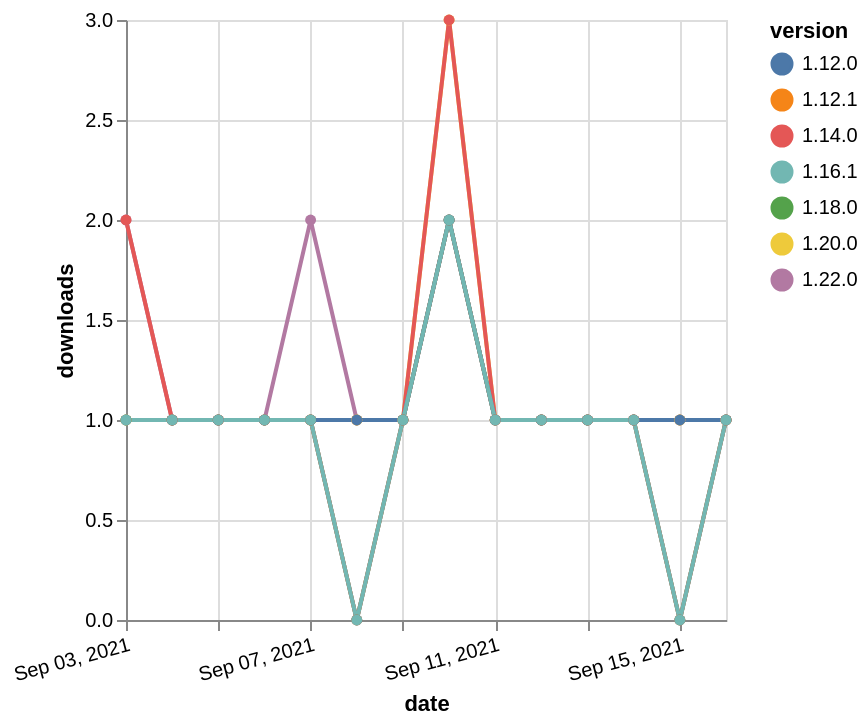

This figure's Vega-Lite source:
### Vega-Lite specification from a JSON file in a GitHub repository (floating-point values rounded to 4 significant figures)
{"$schema": "https://vega.github.io/schema/vega-lite/v5.json", "description": "A simple bar chart with embedded data.", "data": {"values": [{"date": "2021-09-03", "total": 167, "delta": 1, "version": "1.18.0"}, {"date": "2021-09-04", "total": 168, "delta": 1, "version": "1.18.0"}, {"date": "2021-09-05", "total": 169, "delta": 1, "version": "1.18.0"}, {"date": "2021-09-06", "total": 170, "delta": 1, "version": "1.18.0"}, {"date": "2021-09-07", "total": 171, "delta": 1, "version": "1.18.0"}, {"date": "2021-09-08", "total": 171, "delta": 0, "version": "1.18.0"}, {"date": "2021-09-09", "total": 172, "delta": 1, "version": "1.18.0"}, {"date": "2021-09-10", "total": 174, "delta": 2, "version": "1.18.0"}, {"date": "2021-09-11", "total": 175, "delta": 1, "version": "1.18.0"}, {"date": "2021-09-12", "total": 176, "delta": 1, "version": "1.18.0"}, {"date": "2021-09-13", "total": 177, "delta": 1, "version": "1.18.0"}, {"date": "2021-09-14", "total": 178, "delta": 1, "version": "1.18.0"}, {"date": "2021-09-15", "total": 178, "delta": 0, "version": "1.18.0"}, {"date": "2021-09-16", "total": 179, "delta": 1, "version": "1.18.0"}, {"date": "2021-09-03", "total": 128, "delta": 2, "version": "1.22.0"}, {"date": "2021-09-04", "total": 129, "delta": 1, "version": "1.22.0"}, {"date": "2021-09-05", "total": 130, "delta": 1, "version": "1.22.0"}, {"date": "2021-09-06", "total": 131, "delta": 1, "version": "1.22.0"}, {"date": "2021-09-07", "total": 133, "delta": 2, "version": "1.22.0"}, {"date": "2021-09-08", "total": 134, "delta": 1, "version": "1.22.0"}, {"date": "2021-09-09", "total": 135, "delta": 1, "version": "1.22.0"}, {"date": "2021-09-10", "total": 137, "delta": 2, "version": "1.22.0"}, {"date": "2021-09-11", "total": 138, "delta": 1, "version": "1.22.0"}, {"date": "2021-09-12", "total": 139, "delta": 1, "version": "1.22.0"}, {"date": "2021-09-13", "total": 140, "delta": 1, "version": "1.22.0"}, {"date": "2021-09-14", "total": 141, "delta": 1, "version": "1.22.0"}, {"date": "2021-09-15", "total": 142, "delta": 1, "version": "1.22.0"}, {"date": "2021-09-16", "total": 143, "delta": 1, "version": "1.22.0"}, {"date": "2021-09-03", "total": 238, "delta": 1, "version": "1.12.1"}, {"date": "2021-09-04", "total": 239, "delta": 1, "version": "1.12.1"}, {"date": "2021-09-05", "total": 240, "delta": 1, "version": "1.12.1"}, {"date": "2021-09-06", "total": 241, "delta": 1, "version": "1.12.1"}, {"date": "2021-09-07", "total": 242, "delta": 1, "version": "1.12.1"}, {"date": "2021-09-08", "total": 243, "delta": 1, "version": "1.12.1"}, {"date": "2021-09-09", "total": 244, "delta": 1, "version": "1.12.1"}, {"date": "2021-09-10", "total": 246, "delta": 2, "version": "1.12.1"}, {"date": "2021-09-11", "total": 247, "delta": 1, "version": "1.12.1"}, {"date": "2021-09-12", "total": 248, "delta": 1, "version": "1.12.1"}, {"date": "2021-09-13", "total": 249, "delta": 1, "version": "1.12.1"}, {"date": "2021-09-14", "total": 250, "delta": 1, "version": "1.12.1"}, {"date": "2021-09-15", "total": 251, "delta": 1, "version": "1.12.1"}, {"date": "2021-09-16", "total": 252, "delta": 1, "version": "1.12.1"}, {"date": "2021-09-03", "total": 197, "delta": 1, "version": "1.20.0"}, {"date": "2021-09-04", "total": 198, "delta": 1, "version": "1.20.0"}, {"date": "2021-09-05", "total": 199, "delta": 1, "version": "1.20.0"}, {"date": "2021-09-06", "total": 200, "delta": 1, "version": "1.20.0"}, {"date": "2021-09-07", "total": 201, "delta": 1, "version": "1.20.0"}, {"date": "2021-09-08", "total": 202, "delta": 1, "version": "1.20.0"}, {"date": "2021-09-09", "total": 203, "delta": 1, "version": "1.20.0"}, {"date": "2021-09-10", "total": 206, "delta": 3, "version": "1.20.0"}, {"date": "2021-09-11", "total": 207, "delta": 1, "version": "1.20.0"}, {"date": "2021-09-12", "total": 208, "delta": 1, "version": "1.20.0"}, {"date": "2021-09-13", "total": 209, "delta": 1, "version": "1.20.0"}, {"date": "2021-09-14", "total": 210, "delta": 1, "version": "1.20.0"}, {"date": "2021-09-15", "total": 211, "delta": 1, "version": "1.20.0"}, {"date": "2021-09-16", "total": 212, "delta": 1, "version": "1.20.0"}, {"date": "2021-09-03", "total": 344, "delta": 2, "version": "1.14.0"}, {"date": "2021-09-04", "total": 345, "delta": 1, "version": "1.14.0"}, {"date": "2021-09-05", "total": 346, "delta": 1, "version": "1.14.0"}, {"date": "2021-09-06", "total": 347, "delta": 1, "version": "1.14.0"}, {"date": "2021-09-07", "total": 348, "delta": 1, "version": "1.14.0"}, {"date": "2021-09-08", "total": 348, "delta": 0, "version": "1.14.0"}, {"date": "2021-09-09", "total": 349, "delta": 1, "version": "1.14.0"}, {"date": "2021-09-10", "total": 352, "delta": 3, "version": "1.14.0"}, {"date": "2021-09-11", "total": 353, "delta": 1, "version": "1.14.0"}, {"date": "2021-09-12", "total": 354, "delta": 1, "version": "1.14.0"}, {"date": "2021-09-13", "total": 355, "delta": 1, "version": "1.14.0"}, {"date": "2021-09-14", "total": 356, "delta": 1, "version": "1.14.0"}, {"date": "2021-09-15", "total": 356, "delta": 0, "version": "1.14.0"}, {"date": "2021-09-16", "total": 357, "delta": 1, "version": "1.14.0"}, {"date": "2021-09-03", "total": 243, "delta": 1, "version": "1.12.0"}, {"date": "2021-09-04", "total": 244, "delta": 1, "version": "1.12.0"}, {"date": "2021-09-05", "total": 245, "delta": 1, "version": "1.12.0"}, {"date": "2021-09-06", "total": 246, "delta": 1, "version": "1.12.0"}, {"date": "2021-09-07", "total": 247, "delta": 1, "version": "1.12.0"}, {"date": "2021-09-08", "total": 248, "delta": 1, "version": "1.12.0"}, {"date": "2021-09-09", "total": 249, "delta": 1, "version": "1.12.0"}, {"date": "2021-09-10", "total": 251, "delta": 2, "version": "1.12.0"}, {"date": "2021-09-11", "total": 252, "delta": 1, "version": "1.12.0"}, {"date": "2021-09-12", "total": 253, "delta": 1, "version": "1.12.0"}, {"date": "2021-09-13", "total": 254, "delta": 1, "version": "1.12.0"}, {"date": "2021-09-14", "total": 255, "delta": 1, "version": "1.12.0"}, {"date": "2021-09-15", "total": 256, "delta": 1, "version": "1.12.0"}, {"date": "2021-09-16", "total": 257, "delta": 1, "version": "1.12.0"}, {"date": "2021-09-03", "total": 192, "delta": 1, "version": "1.16.1"}, {"date": "2021-09-04", "total": 193, "delta": 1, "version": "1.16.1"}, {"date": "2021-09-05", "total": 194, "delta": 1, "version": "1.16.1"}, {"date": "2021-09-06", "total": 195, "delta": 1, "version": "1.16.1"}, {"date": "2021-09-07", "total": 196, "delta": 1, "version": "1.16.1"}, {"date": "2021-09-08", "total": 196, "delta": 0, "version": "1.16.1"}, {"date": "2021-09-09", "total": 197, "delta": 1, "version": "1.16.1"}, {"date": "2021-09-10", "total": 199, "delta": 2, "version": "1.16.1"}, {"date": "2021-09-11", "total": 200, "delta": 1, "version": "1.16.1"}, {"date": "2021-09-12", "total": 201, "delta": 1, "version": "1.16.1"}, {"date": "2021-09-13", "total": 202, "delta": 1, "version": "1.16.1"}, {"date": "2021-09-14", "total": 203, "delta": 1, "version": "1.16.1"}, {"date": "2021-09-15", "total": 203, "delta": 0, "version": "1.16.1"}, {"date": "2021-09-16", "total": 204, "delta": 1, "version": "1.16.1"}]}, "width": "container", "mark": {"type": "line", "point": {"filled": true}}, "encoding": {"x": {"field": "date", "type": "temporal", "timeUnit": "yearmonthdate", "title": "date", "axis": {"labelAngle": -15}}, "y": {"field": "delta", "type": "quantitative", "title": "downloads"}, "color": {"field": "version", "type": "nominal"}, "tooltip": {"field": "delta"}}}
